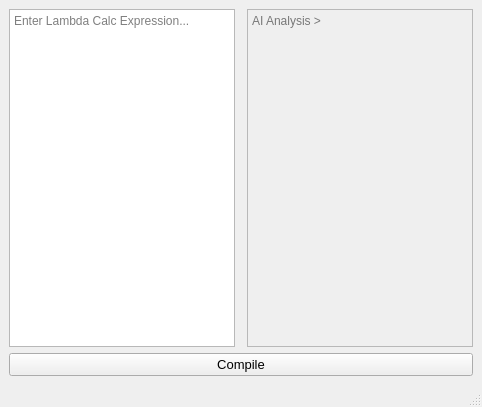
<?xml version="1.0" encoding="UTF-8"?>
<ui version="4.0">
 <class>MainWindow</class>
 <widget class="QMainWindow" name="MainWindow">
  <property name="geometry">
   <rect>
    <x>0</x>
    <y>0</y>
    <width>482</width>
    <height>407</height>
   </rect>
  </property>
  <property name="contextMenuPolicy">
   <enum>Qt::DefaultContextMenu</enum>
  </property>
  <property name="windowTitle">
   <string>APL GROUP PROJECT</string>
  </property>
  <property name="windowIcon">
   <iconset>
    <normaloff>../../../../../AppData/Local/Programs/Python/Python312/Lib/site-packages/QtDesigner/code icon.png</normaloff>../../../../../AppData/Local/Programs/Python/Python312/Lib/site-packages/QtDesigner/code icon.png</iconset>
  </property>
  <widget class="QWidget" name="centralwidget">
   <layout class="QGridLayout" name="gridLayout_2">
    <item row="0" column="1">
     <layout class="QVBoxLayout" name="verticalLayout_2"/>
    </item>
    <item row="0" column="0">
     <widget class="QTextEdit" name="textEdit">
      <property name="placeholderText">
       <string>Enter Lambda Calc Expression...</string>
      </property>
     </widget>
    </item>
    <item row="2" column="0" colspan="3">
     <widget class="QPushButton" name="pushButton">
      <property name="font">
       <font>
        <pointsize>10</pointsize>
       </font>
      </property>
      <property name="autoFillBackground">
       <bool>false</bool>
      </property>
      <property name="text">
       <string>Compile</string>
      </property>
     </widget>
    </item>
    <item row="0" column="2">
     <widget class="QTextEdit" name="textEdit_2">
      <property name="enabled">
       <bool>false</bool>
      </property>
      <property name="undoRedoEnabled">
       <bool>true</bool>
      </property>
      <property name="readOnly">
       <bool>false</bool>
      </property>
      <property name="placeholderText">
       <string>AI Analysis &gt;</string>
      </property>
     </widget>
    </item>
    <item row="1" column="1">
     <layout class="QVBoxLayout" name="verticalLayout_3"/>
    </item>
   </layout>
  </widget>
  <widget class="QMenuBar" name="menubar">
   <property name="geometry">
    <rect>
     <x>0</x>
     <y>0</y>
     <width>482</width>
     <height>21</height>
    </rect>
   </property>
  </widget>
  <widget class="QStatusBar" name="statusbar"/>
 </widget>
 <resources/>
 <connections/>
</ui>
